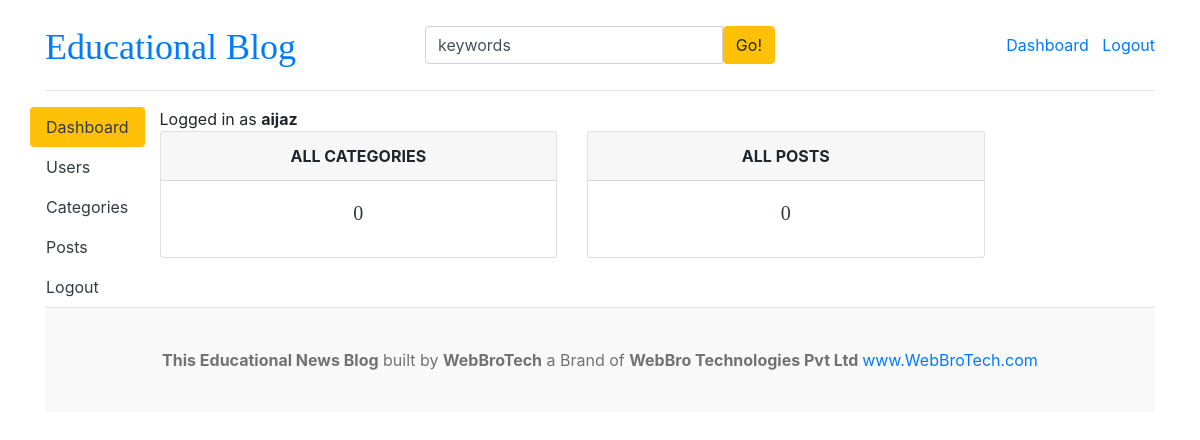
Page /dashboard/ (signed in) on the earlier database version.
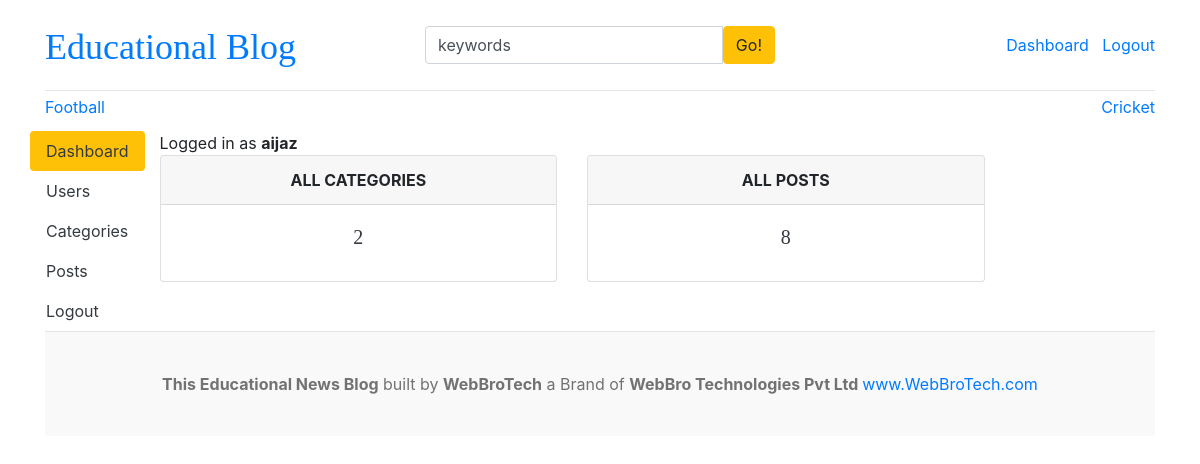
Same page on the later database version.
### blogs/models.py (models this page shows, shortened)
class Category(models.Model):
    category_name = models.CharField(max_length=50, unique=True)
    created_at = models.DateTimeField(auto_now_add=True)
    updated_at = models.DateTimeField(auto_now=True)
    class Meta:
        verbose_name_plural = 'Categories'

### dashboards/views.py (the view)
# urls.py: path('dashboard/', include('dashboards.urls')),
@login_required(login_url='login')
def dashboard(request):
    category_count = Category.objects.all().count()
    blogs_count = Blog.objects.all().count()
    context = {
    'category_count':category_count,
    'blogs_count': blogs_count,
}
    return render(request, 'dashboard/dashboard.html', context)

### blogs/context_processors.py (called while the page is built)
def get_categories(request):
    categories = Category.objects.all()
    return dict(categories=categories)

def get_social_links(request):
    social_links = SocialLinks.objects.all()
    return dict(social_links=social_links)

### templates/dashboard/dashboard.html
{% extends 'base.html' %} {% block content %}
<div class="row">
  {% include 'dashboard/sidebar.html' %}
  <div class="col-md-9">
    <span>Logged in as  <b>{{user}}</b></span>
    <div class="row">
      <div class="col">
        <div class="card border-defalut mb-3">
          <div class="card-header text-center text-uppercase font-weight-bold">
            All Categories
          </div>
          <div class="card-body text-dark">
            <h5 class="card-title text-center">{{category_count}}</h5>
          </div>
        </div>
      </div>
      <div class="col">
        <div class="card border-defalut mb-3">
          <div class="card-header text-center text-uppercase font-weight-bold">
            All Posts
          </div>
          <div class="card-body text-dark">
            <h5 class="card-title text-center">{{blogs_count}}</h5>
          </div>
        </div>
      </div>
    </div>
  </div>
</div>
{% endblock %}

### templates/base.html (shortened to what this page needs)
{% load static %}
<!DOCTYPE html>
<html lang="en">
<head>
    <link href="https://getbootstrap.com/docs/4.0/dist/css/bootstrap.min.css" rel="stylesheet">
    <link href="{% static 'css/blog.css' %}" rel="stylesheet">
    <link rel="stylesheet" href="https://cdnjs.cloudflare.com/ajax/libs/font-awesome/4.7.0/css/font-awesome.min.css">
  </head>
<body>
    <div class="container">
      <header class="blog-header py-3">
        <div class="row flex-nowrap justify-content-between align-items-center">
          <div class="col-4 pt-1">
            <a class="blog-header-logo text-Blue font-size-h2" href="/">Educational Blog</a>
          </div>
          <div class="col-4">
            <form action=" {% url 'search'%}" method="GET">
              <div class="input-group">
                <input class="form-control" type="text" value="keywords" name="keyword" placeholder="Enter search term..." aria-label="Enter search term..." aria-describedby="button-search" />
                <button type = "submit" class="btn btn-warning" id="button-search" type="button">Go!</button>
            </div>
            </form>
          </div>
          <div class="col-4 d-flex justify-content-end align-items-center">
            {% if not user.is_authenticated %}
            <a class="btn btn-sm btn-warning" href="{% url 'login' %}">Login</a>
            <a class="btn btn-sm btn-outline-secondary" href="{% url 'register' %}">Register</a>
            {% else %}
            <span><a href="{% url 'dashboard' %}">Dashboard</a> </span>
            <span><a href="{% url 'logout' %}">Logout</a></span>
            {% endif %}
          </div>
        </div>
      </header>
      <div class="nav-scroller py-1 mb-2">
        <nav class="nav d-flex justify-content-between">
          {% for cat in categories %}
          <a class= text-font-weight-bold class="p-2 text-muted" href="{% url 'posts_by_category' cat.id %}">{{cat.category_name}}</a>
          {% endfor %}
        </nav>
      </div>
{% block content %}
{% endblock %}
<footer class="blog-footer">
    <p class="text-center"><b>This Educational News Blog</b> built by <b>WebBroTech</b> a Brand of <b>WebBro Technologies Pvt Ltd </b><a href="https://www.youtube.com/@WebBroTech">www.WebBroTech.com</a></p>
  </footer>
  </body>
  </html>

Differences in the rows shown:
added Category: category_name "Football"
added Category: category_name "Cricket"
Other differences:
{{ category_count }}: "0" → "2"
{{ blogs_count }}: "0" → "8"
